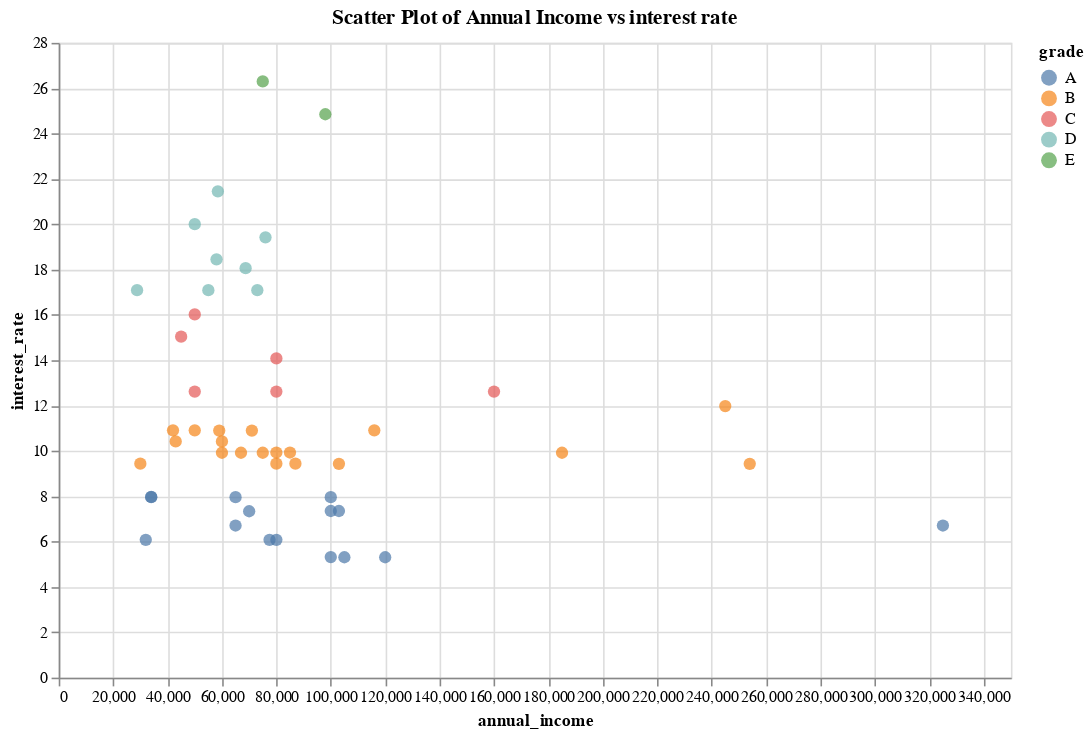

Notebook code for this chart:
### Code cell
alt.Chart(df).mark_circle(size=60).encode(
    x='annual_income',
    y='interest_rate',
    tooltip=['annual_income', 'interest_rate', 'grade'],
    color='grade'
).properties(
    width=600,
    height=400,
    title="Scatter Plot of Annual Income vs interest rate"
).interactive()

### Figure 1 — Vega-Lite specification as saved in the notebook (floating-point values rounded to 4 significant figures)
{"config": {"view": {"continuousWidth": 300, "continuousHeight": 300}}, "data": {"name": "data-6518b6c753e8b6e4fb2928371445a5ee"}, "mark": {"type": "circle", "size": 60}, "encoding": {"color": {"field": "grade", "type": "nominal"}, "tooltip": [{"field": "annual_income", "type": "quantitative"}, {"field": "interest_rate", "type": "quantitative"}, {"field": "grade", "type": "nominal"}], "x": {"field": "annual_income", "type": "quantitative"}, "y": {"field": "interest_rate", "type": "quantitative"}}, "height": 400, "params": [{"name": "param_7", "select": {"type": "interval", "encodings": ["x", "y"]}, "bind": "scales"}], "title": "Scatter Plot of Annual Income vs interest rate", "width": 600, "$schema": "https://vega.github.io/schema/vega-lite/v5.20.1.json", "datasets": {"data-6518b6c753e8b6e4fb2928371445a5ee": [{"state": "NJ", "emp_length": 3.0, "term": 60, "homeownership": "rent", "annual_income": 59000, "verified_income": "Not Verified", "debt_to_income": 0.5575, "total_credit_limit": 95131, "total_credit_utilized": 32894, "num_cc_carrying_balance": 8, "loan_purpose": "debt_consolidation", "loan_amount": 22000, "grade": "B", "interest_rate": 10.9, "public_record_bankrupt": 0, "loan_status": "Current", "has_second_income": false, "total_income": 59000}, {"state": "CA", "emp_length": 10.0, "term": 36, "homeownership": "rent", "annual_income": 60000, "verified_income": "Not Verified", "debt_to_income": 1.306, "total_credit_limit": 51929, "total_credit_utilized": 78341, "num_cc_carrying_balance": 2, "loan_purpose": "credit_card", "loan_amount": 6000, "grade": "B", "interest_rate": 9.92, "public_record_bankrupt": 1, "loan_status": "Current", "has_second_income": false, "total_income": 60000}, {"state": "SC", "emp_length": null, "term": 36, "homeownership": "mortgage", "annual_income": 75000, "verified_income": "Verified", "debt_to_income": 1.056, "total_credit_limit": 301373, "total_credit_utilized": 79221, "num_cc_carrying_balance": 14, "loan_purpose": "debt_consolidation", "loan_amount": 25000, "grade": "E", "interest_rate": 26.3, "public_record_bankrupt": 0, "loan_status": "Current", "has_second_income": false, "total_income": 75000}, {"state": "CA", "emp_length": 0.0, "term": 36, "homeownership": "rent", "annual_income": 75000, "verified_income": "Not Verified", "debt_to_income": 0.5743, "total_credit_limit": 59890, "total_credit_utilized": 43076, "num_cc_carrying_balance": 10, "loan_purpose": "credit_card", "loan_amount": 6000, "grade": "B", "interest_rate": 9.92, "public_record_bankrupt": 0, "loan_status": "Current", "has_second_income": false, "total_income": 75000}, {"state": "OH", "emp_length": 4.0, "term": 60, "homeownership": "mortgage", "annual_income": 254000, "verified_income": "Not Verified", "debt_to_income": 0.2381, "total_credit_limit": 422619, "total_credit_utilized": 60490, "num_cc_carrying_balance": 2, "loan_purpose": "home_improvement", "loan_amount": 25000, "grade": "B", "interest_rate": 9.43, "public_record_bankrupt": 0, "loan_status": "Current", "has_second_income": false, "total_income": 254000}, {"state": "IN", "emp_length": 6.0, "term": 36, "homeownership": "mortgage", "annual_income": 67000, "verified_income": "Source Verified", "debt_to_income": 1.077, "total_credit_limit": 349825, "total_credit_utilized": 72162, "num_cc_carrying_balance": 4, "loan_purpose": "home_improvement", "loan_amount": 6400, "grade": "B", "interest_rate": 9.92, "public_record_bankrupt": 0, "loan_status": "Current", "has_second_income": false, "total_income": 67000}, {"state": "NY", "emp_length": 2.0, "term": 36, "homeownership": "rent", "annual_income": 28800, "verified_income": "Source Verified", "debt_to_income": 0.09972, "total_credit_limit": 15980, "total_credit_utilized": 2872, "num_cc_carrying_balance": 1, "loan_purpose": "debt_consolidation", "loan_amount": 3000, "grade": "D", "interest_rate": 17.09, "public_record_bankrupt": 0, "loan_status": "Current", "has_second_income": false, "total_income": 28800}, {"state": "MO", "emp_length": 10.0, "term": 36, "homeownership": "mortgage", "annual_income": 80000, "verified_income": "Not Verified", "debt_to_income": 0.3509, "total_credit_limit": 258439, "total_credit_utilized": 28073, "num_cc_carrying_balance": 3, "loan_purpose": "credit_card", "loan_amount": 14500, "grade": "A", "interest_rate": 6.08, "public_record_bankrupt": 0, "loan_status": "Current", "has_second_income": false, "total_income": 80000}, {"state": "FL", "emp_length": 6.0, "term": 60, "homeownership": "rent", "annual_income": 34000, "verified_income": "Not Verified", "debt_to_income": 0.6975, "total_credit_limit": 87705, "total_credit_utilized": 23715, "num_cc_carrying_balance": 10, "loan_purpose": "credit_card", "loan_amount": 10000, "grade": "A", "interest_rate": 7.97, "public_record_bankrupt": 0, "loan_status": "Current", "has_second_income": false, "total_income": 34000}, {"state": "FL", "emp_length": 3.0, "term": 60, "homeownership": "mortgage", "annual_income": 80000, "verified_income": "Source Verified", "debt_to_income": 0.1669, "total_credit_limit": 330394, "total_credit_utilized": 32036, "num_cc_carrying_balance": 4, "loan_purpose": "debt_consolidation", "loan_amount": 18500, "grade": "C", "interest_rate": 12.62, "public_record_bankrupt": 1, "loan_status": "Current", "has_second_income": true, "total_income": 192000}, {"state": "MD", "emp_length": 8.0, "term": 36, "homeownership": "rent", "annual_income": 73000, "verified_income": "Source Verified", "debt_to_income": 0.4143, "total_credit_limit": 36182, "total_credit_utilized": 30246, "num_cc_carrying_balance": 3, "loan_purpose": "debt_consolidation", "loan_amount": 17000, "grade": "D", "interest_rate": 17.09, "public_record_bankrupt": 0, "loan_status": "Current", "has_second_income": false, "total_income": 73000}, {"state": "HI", "emp_length": 10.0, "term": 36, "homeownership": "mortgage", "annual_income": 120000, "verified_income": "Not Verified", "debt_to_income": 0.7989, "total_credit_limit": 452712, "total_credit_utilized": 95869, "num_cc_carrying_balance": 4, "loan_purpose": "credit_card", "loan_amount": 12000, "grade": "A", "interest_rate": 5.31, "public_record_bankrupt": 0, "loan_status": "Current", "has_second_income": false, "total_income": 120000}, {"state": "CT", "emp_length": 10.0, "term": 36, "homeownership": "rent", "annual_income": 100000, "verified_income": "Source Verified", "debt_to_income": 0.2781, "total_credit_limit": 74805, "total_credit_utilized": 27809, "num_cc_carrying_balance": 3, "loan_purpose": "credit_card", "loan_amount": 16000, "grade": "A", "interest_rate": 7.35, "public_record_bankrupt": 0, "loan_status": "Current", "has_second_income": false, "total_income": 100000}, {"state": "NE", "emp_length": 2.0, "term": 36, "homeownership": "mortgage", "annual_income": 105000, "verified_income": "Not Verified", "debt_to_income": 0.2682, "total_credit_limit": 279386, "total_credit_utilized": 28160, "num_cc_carrying_balance": 2, "loan_purpose": "home_improvement", "loan_amount": 16500, "grade": "A", "interest_rate": 5.31, "public_record_bankrupt": 0, "loan_status": "Current", "has_second_income": false, "total_income": 105000}, {"state": "CA", "emp_length": 5.0, "term": 36, "homeownership": "rent", "annual_income": 34000, "verified_income": "Not Verified", "debt_to_income": 0.6293, "total_credit_limit": 33038, "total_credit_utilized": 21396, "num_cc_carrying_balance": 3, "loan_purpose": "debt_consolidation", "loan_amount": 3000, "grade": "A", "interest_rate": 7.96, "public_record_bankrupt": 0, "loan_status": "Current", "has_second_income": false, "total_income": 34000}, {"state": "TX", "emp_length": 2.0, "term": 60, "homeownership": "mortgage", "annual_income": 98000, "verified_income": "Verified", "debt_to_income": 1.107, "total_credit_limit": 319551, "total_credit_utilized": 108496, "num_cc_carrying_balance": 6, "loan_purpose": "credit_card", "loan_amount": 29400, "grade": "E", "interest_rate": 24.85, "public_record_bankrupt": 0, "loan_status": "Fully Paid", "has_second_income": false, "total_income": 98000}, {"state": "HI", "emp_length": 5.0, "term": 60, "homeownership": "rent", "annual_income": 68700, "verified_income": "Source Verified", "debt_to_income": 1.5, "total_credit_limit": 119325, "total_credit_utilized": 103019, "num_cc_carrying_balance": 5, "loan_purpose": "debt_consolidation", "loan_amount": 13500, "grade": "D", "interest_rate": 18.06, "public_record_bankrupt": 0, "loan_status": "Current", "has_second_income": false, "total_income": 68700}, {"state": "CA", "emp_length": 3.0, "term": 60, "homeownership": "rent", "annual_income": 43000, "verified_income": "Source Verified", "debt_to_income": 0.1547, "total_credit_limit": 60693, "total_credit_utilized": 22270, "num_cc_carrying_balance": 4, "loan_purpose": "debt_consolidation", "loan_amount": 18200, "grade": "B", "interest_rate": 10.42, "public_record_bankrupt": 0, "loan_status": "Current", "has_second_income": true, "total_income": 144000}, {"state": "CA", "emp_length": 3.0, "term": 36, "homeownership": "rent", "annual_income": 100000, "verified_income": "Source Verified", "debt_to_income": 0.1382, "total_credit_limit": 69100, "total_credit_utilized": 13823, "num_cc_carrying_balance": 5, "loan_purpose": "other", "loan_amount": 6000, "grade": "A", "interest_rate": 7.96, "public_record_bankrupt": 0, "loan_status": "Current", "has_second_income": false, "total_income": 100000}, {"state": "FL", "emp_length": 10.0, "term": 60, "homeownership": "mortgage", "annual_income": 76000, "verified_income": "Source Verified", "debt_to_income": 0.5898, "total_credit_limit": 249700, "total_credit_utilized": 44826, "num_cc_carrying_balance": 10, "loan_purpose": "debt_consolidation", "loan_amount": 18000, "grade": "D", "interest_rate": 19.42, "public_record_bankrupt": 0, "loan_status": "Current", "has_second_income": false, "total_income": 76000}, {"state": "MS", "emp_length": 10.0, "term": 36, "homeownership": "mortgage", "annual_income": 80000, "verified_income": "Verified", "debt_to_income": 0.7373, "total_credit_limit": 136046, "total_credit_utilized": 124994, "num_cc_carrying_balance": 1, "loan_purpose": "car", "loan_amount": 5000, "grade": "C", "interest_rate": 14.08, "public_record_bankrupt": 0, "loan_status": "Current", "has_second_income": true, "total_income": 169528}, {"state": "WI", "emp_length": 10.0, "term": 60, "homeownership": "mortgage", "annual_income": 50000, "verified_income": "Verified", "debt_to_income": 0.5234, "total_credit_limit": 375828, "total_credit_utilized": 87934, "num_cc_carrying_balance": 11, "loan_purpose": "debt_consolidation", "loan_amount": 40000, "grade": "D", "interest_rate": 20.0, "public_record_bankrupt": 0, "loan_status": "Fully Paid", "has_second_income": true, "total_income": 168000}, {"state": "WV", "emp_length": 0.0, "term": 36, "homeownership": "mortgage", "annual_income": 80000, "verified_income": "Not Verified", "debt_to_income": 0.7045, "total_credit_limit": 197299, "total_credit_utilized": 56363, "num_cc_carrying_balance": 6, "loan_purpose": "debt_consolidation", "loan_amount": 4500, "grade": "B", "interest_rate": 9.44, "public_record_bankrupt": 0, "loan_status": "Fully Paid", "has_second_income": false, "total_income": 80000}, {"state": "CA", "emp_length": 1.0, "term": 36, "homeownership": "rent", "annual_income": 185000, "verified_income": "Not Verified", "debt_to_income": 0.2547, "total_credit_limit": 102500, "total_credit_utilized": 47115, "num_cc_carrying_balance": 2, "loan_purpose": "credit_card", "loan_amount": 15000, "grade": "B", "interest_rate": 9.92, "public_record_bankrupt": 0, "loan_status": "Current", "has_second_income": false, "total_income": 185000}, {"state": "NJ", "emp_length": 5.0, "term": 60, "homeownership": "mortgage", "annual_income": 42000, "verified_income": "Source Verified", "debt_to_income": 0.08667, "total_credit_limit": 64800, "total_credit_utilized": 3640, "num_cc_carrying_balance": 5, "loan_purpose": "house", "loan_amount": 20000, "grade": "B", "interest_rate": 10.91, "public_record_bankrupt": 0, "loan_status": "Current", "has_second_income": false, "total_income": 42000}, {"state": "MA", "emp_length": 2.0, "term": 36, "homeownership": "rent", "annual_income": 100000, "verified_income": "Verified", "debt_to_income": 0.3282, "total_credit_limit": 144700, "total_credit_utilized": 88613, "num_cc_carrying_balance": 4, "loan_purpose": "small_business", "loan_amount": 20000, "grade": "A", "interest_rate": 5.32, "public_record_bankrupt": 0, "loan_status": "Current", "has_second_income": true, "total_income": 270000}, {"state": "TX", "emp_length": 5.0, "term": 36, "homeownership": "mortgage", "annual_income": 65000, "verified_income": "Not Verified", "debt_to_income": 0.2427, "total_credit_limit": 256974, "total_credit_utilized": 15778, "num_cc_carrying_balance": 7, "loan_purpose": "debt_consolidation", "loan_amount": 10000, "grade": "A", "interest_rate": 6.71, "public_record_bankrupt": 0, "loan_status": "Fully Paid", "has_second_income": false, "total_income": 65000}, {"state": "IN", "emp_length": 5.0, "term": 36, "homeownership": "own", "annual_income": 45000, "verified_income": "Not Verified", "debt_to_income": 0.1573, "total_credit_limit": 121323, "total_credit_utilized": 7079, "num_cc_carrying_balance": 4, "loan_purpose": "debt_consolidation", "loan_amount": 9000, "grade": "C", "interest_rate": 15.04, "public_record_bankrupt": 0, "loan_status": "Current", "has_second_income": false, "total_income": 45000}, {"state": "RI", "emp_length": 10.0, "term": 60, "homeownership": "mortgage", "annual_income": 245000, "verified_income": "Verified", "debt_to_income": 0.1674, "total_credit_limit": 495163, "total_credit_utilized": 41004, "num_cc_carrying_balance": 6, "loan_purpose": "credit_card", "loan_amount": 35000, "grade": "B", "interest_rate": 11.98, "public_record_bankrupt": 0, "loan_status": "Current", "has_second_income": false, "total_income": 245000}, {"state": "TX", "emp_length": 0.0, "term": 36, "homeownership": "mortgage", "annual_income": 50000, "verified_income": "Source Verified", "debt_to_income": 0.6397, "total_credit_limit": 203326, "total_credit_utilized": 122818, "num_cc_carrying_balance": 4, "loan_purpose": "debt_consolidation", "loan_amount": 40000, "grade": "C", "interest_rate": 12.62, "public_record_bankrupt": 0, "loan_status": "Current", "has_second_income": true, "total_income": 192000}, {"state": "VA", "emp_length": 0.0, "term": 36, "homeownership": "rent", "annual_income": 116000, "verified_income": "Source Verified", "debt_to_income": 0.5844, "total_credit_limit": 446850, "total_credit_utilized": 67790, "num_cc_carrying_balance": 7, "loan_purpose": "debt_consolidation", "loan_amount": 13125, "grade": "B", "interest_rate": 10.91, "public_record_bankrupt": 0, "loan_status": "Current", "has_second_income": false, "total_income": 116000}, {"state": "NV", "emp_length": 5.0, "term": 36, "homeownership": "mortgage", "annual_income": 30000, "verified_income": "Not Verified", "debt_to_income": 0.512, "total_credit_limit": 190832, "total_credit_utilized": 57345, "num_cc_carrying_balance": 6, "loan_purpose": "home_improvement", "loan_amount": 32000, "grade": "B", "interest_rate": 9.44, "public_record_bankrupt": 0, "loan_status": "Current", "has_second_income": true, "total_income": 112000}, {"state": "MA", "emp_length": 4.0, "term": 60, "homeownership": "mortgage", "annual_income": 80000, "verified_income": "Not Verified", "debt_to_income": 0.2445, "total_credit_limit": 432092, "total_credit_utilized": 53310, "num_cc_carrying_balance": 5, "loan_purpose": "debt_consolidation", "loan_amount": 18000, "grade": "B", "interest_rate": 9.93, "public_record_bankrupt": 0, "loan_status": "Current", "has_second_income": true, "total_income": 218000}, {"state": "CA", "emp_length": 7.0, "term": 36, "homeownership": "rent", "annual_income": 103000, "verified_income": "Source Verified", "debt_to_income": 0.2658, "total_credit_limit": 124900, "total_credit_utilized": 27381, "num_cc_carrying_balance": 5, "loan_purpose": "other", "loan_amount": 30000, "grade": "A", "interest_rate": 7.35, "public_record_bankrupt": 0, "loan_status": "Fully Paid", "has_second_income": false, "total_income": 103000}, {"state": "IL", "emp_length": 5.0, "term": 36, "homeownership": "rent", "annual_income": 58000, "verified_income": "Not Verified", "debt_to_income": 4.777, "total_credit_limit": 236668, "total_credit_utilized": 277081, "num_cc_carrying_balance": 5, "loan_purpose": "credit_card", "loan_amount": 4400, "grade": "D", "interest_rate": 18.45, "public_record_bankrupt": 0, "loan_status": "Current", "has_second_income": false, "total_income": 58000}, {"state": "AZ", "emp_length": 0.0, "term": 36, "homeownership": "own", "annual_income": 55000, "verified_income": "Source Verified", "debt_to_income": 0.2991, "total_credit_limit": 35900, "total_credit_utilized": 16450, "num_cc_carrying_balance": 12, "loan_purpose": "debt_consolidation", "loan_amount": 7000, "grade": "D", "interest_rate": 17.09, "public_record_bankrupt": 0, "loan_status": "Current", "has_second_income": false, "total_income": 55000}, {"state": "MN", "emp_length": null, "term": 36, "homeownership": "mortgage", "annual_income": 65000, "verified_income": "Not Verified", "debt_to_income": 0.7522, "total_credit_limit": 174860, "total_credit_utilized": 48896, "num_cc_carrying_balance": 4, "loan_purpose": "credit_card", "loan_amount": 25000, "grade": "A", "interest_rate": 7.96, "public_record_bankrupt": 0, "loan_status": "Current", "has_second_income": false, "total_income": 65000}, {"state": "IL", "emp_length": 2.0, "term": 36, "homeownership": "rent", "annual_income": 32000, "verified_income": "Source Verified", "debt_to_income": 0.7213, "total_credit_limit": 45594, "total_credit_utilized": 23081, "num_cc_carrying_balance": 4, "loan_purpose": "renewable_energy", "loan_amount": 6500, "grade": "A", "interest_rate": 6.08, "public_record_bankrupt": 1, "loan_status": "Current", "has_second_income": false, "total_income": 32000}, {"state": "MD", "emp_length": 5.0, "term": 36, "homeownership": "mortgage", "annual_income": 325000, "verified_income": "Source Verified", "debt_to_income": 0.3078, "total_credit_limit": 793009, "total_credit_utilized": 100019, "num_cc_carrying_balance": 11, "loan_purpose": "credit_card", "loan_amount": 35000, "grade": "A", "interest_rate": 6.71, "public_record_bankrupt": 0, "loan_status": "Current", "has_second_income": false, "total_income": 325000}, {"state": "MD", "emp_length": 3.0, "term": 36, "homeownership": "rent", "annual_income": 70000, "verified_income": "Source Verified", "debt_to_income": 5.334, "total_credit_limit": 272878, "total_credit_utilized": 373361, "num_cc_carrying_balance": 2, "loan_purpose": "other", "loan_amount": 7500, "grade": "A", "interest_rate": 7.34, "public_record_bankrupt": 0, "loan_status": "Current", "has_second_income": false, "total_income": 70000}, {"state": "CA", "emp_length": 10.0, "term": 60, "homeownership": "mortgage", "annual_income": 160000, "verified_income": "Verified", "debt_to_income": 0.3344, "total_credit_limit": 581604, "total_credit_utilized": 53504, "num_cc_carrying_balance": 3, "loan_purpose": "debt_consolidation", "loan_amount": 38500, "grade": "C", "interest_rate": 12.62, "public_record_bankrupt": 1, "loan_status": "Current", "has_second_income": false, "total_income": 160000}, {"state": "NJ", "emp_length": 6.0, "term": 36, "homeownership": "rent", "annual_income": 50000, "verified_income": "Source Verified", "debt_to_income": 1.257, "total_credit_limit": 90398, "total_credit_utilized": 62872, "num_cc_carrying_balance": 5, "loan_purpose": "credit_card", "loan_amount": 15000, "grade": "C", "interest_rate": 16.02, "public_record_bankrupt": 0, "loan_status": "Current", "has_second_income": false, "total_income": 50000}, {"state": "IL", "emp_length": 10.0, "term": 60, "homeownership": "rent", "annual_income": 71000, "verified_income": "Not Verified", "debt_to_income": 0.7425, "total_credit_limit": 115970, "total_credit_utilized": 52719, "num_cc_carrying_balance": 8, "loan_purpose": "car", "loan_amount": 24000, "grade": "B", "interest_rate": 10.9, "public_record_bankrupt": 0, "loan_status": "Current", "has_second_income": false, "total_income": 71000}, {"state": "MI", "emp_length": 0.0, "term": 36, "homeownership": "mortgage", "annual_income": 85000, "verified_income": "Not Verified", "debt_to_income": 0.8188, "total_credit_limit": 131847, "total_credit_utilized": 69595, "num_cc_carrying_balance": 3, "loan_purpose": "debt_consolidation", "loan_amount": 24000, "grade": "B", "interest_rate": 9.93, "public_record_bankrupt": 0, "loan_status": "Fully Paid", "has_second_income": false, "total_income": 85000}, {"state": "CA", "emp_length": 5.0, "term": 36, "homeownership": "mortgage", "annual_income": 87000, "verified_income": "Source Verified", "debt_to_income": 0.05472, "total_credit_limit": 294946, "total_credit_utilized": 4761, "num_cc_carrying_balance": 3, "loan_purpose": "debt_consolidation", "loan_amount": 12800, "grade": "B", "interest_rate": 9.44, "public_record_bankrupt": 0, "loan_status": "Current", "has_second_income": false, "total_income": 87000}, {"state": "TX", "emp_length": 10.0, "term": 36, "homeownership": "mortgage", "annual_income": 60000, "verified_income": "Not Verified", "debt_to_income": 0.7312, "total_credit_limit": 64017, "total_credit_utilized": 43871, "num_cc_carrying_balance": 5, "loan_purpose": "home_improvement", "loan_amount": 6000, "grade": "B", "interest_rate": 10.42, "public_record_bankrupt": 0, "loan_status": "Current", "has_second_income": false, "total_income": 60000}, {"state": "NV", "emp_length": 0.0, "term": 36, "homeownership": "mortgage", "annual_income": 58500, "verified_income": "Verified", "debt_to_income": 0.3968, "total_credit_limit": 49234, "total_credit_utilized": 23214, "num_cc_carrying_balance": 2, "loan_purpose": "debt_consolidation", "loan_amount": 30000, "grade": "D", "interest_rate": 21.45, "public_record_bankrupt": 0, "loan_status": "Current", "has_second_income": false, "total_income": 58500}, {"state": "NH", "emp_length": 2.0, "term": 36, "homeownership": "rent", "annual_income": 50000, "verified_income": "Source Verified", "debt_to_income": 0.5026, "total_credit_limit": 39814, "total_credit_utilized": 25131, "num_cc_carrying_balance": 4, "loan_purpose": "debt_consolidation", "loan_amount": 5825, "grade": "B", "interest_rate": 10.91, "public_record_bankrupt": 0, "loan_status": "Current", "has_second_income": false, "total_income": 50000}, {"state": "IL", "emp_length": 2.0, "term": 36, "homeownership": "own", "annual_income": 103000, "verified_income": "Not Verified", "debt_to_income": 0.9736, "total_credit_limit": 150027, "total_credit_utilized": 100280, "num_cc_carrying_balance": 4, "loan_purpose": "debt_consolidation", "loan_amount": 20000, "grade": "B", "interest_rate": 9.43, "public_record_bankrupt": 0, "loan_status": "Current", "has_second_income": false, "total_income": 103000}, {"state": "TX", "emp_length": 9.0, "term": 36, "homeownership": "mortgage", "annual_income": 77500, "verified_income": "Verified", "debt_to_income": 0.6779, "total_credit_limit": 390156, "total_credit_utilized": 52534, "num_cc_carrying_balance": 2, "loan_purpose": "other", "loan_amount": 15000, "grade": "A", "interest_rate": 6.08, "public_record_bankrupt": 0, "loan_status": "Current", "has_second_income": false, "total_income": 77500}]}}
